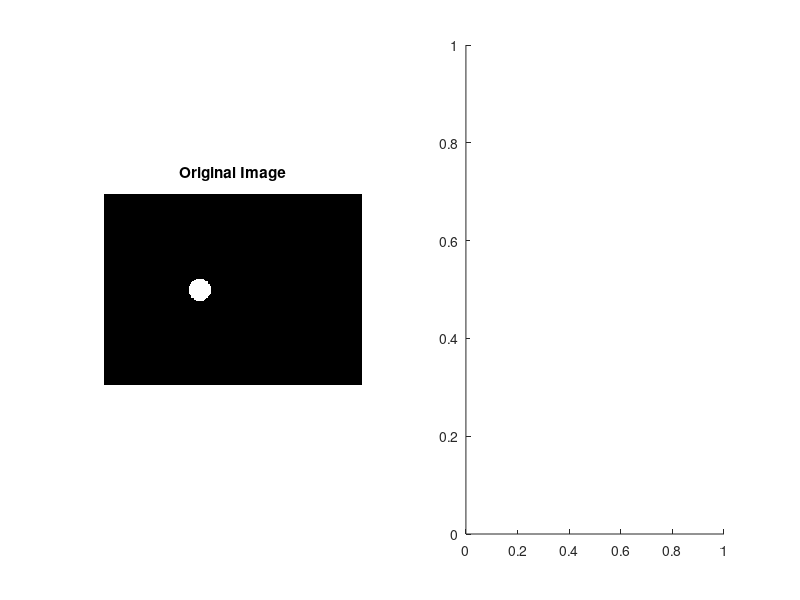

Recreate this plot in MATLAB. (Note: this script raises an error after producing the figure.)
% Written By Sajad Farokhi, IAUN, Dec. 2016
% Email: sajjad_farokhi@yahoo.com

clc
clear
close all


[x,y]=meshgrid(-128:217,-128:127);
z=sqrt(x.^2+y.^2);

c=(z<15);% Circule

cf=fftshift(fft2(double(c)));

%% Show results
set(gcf,'units','normalized','outerposition',[0 0 1 1])
subplot(1,2,1),imshow(c),title('Original Image');
subplot(1,2,2),fftshow(cf,'log'),title('Specturum of Image');




